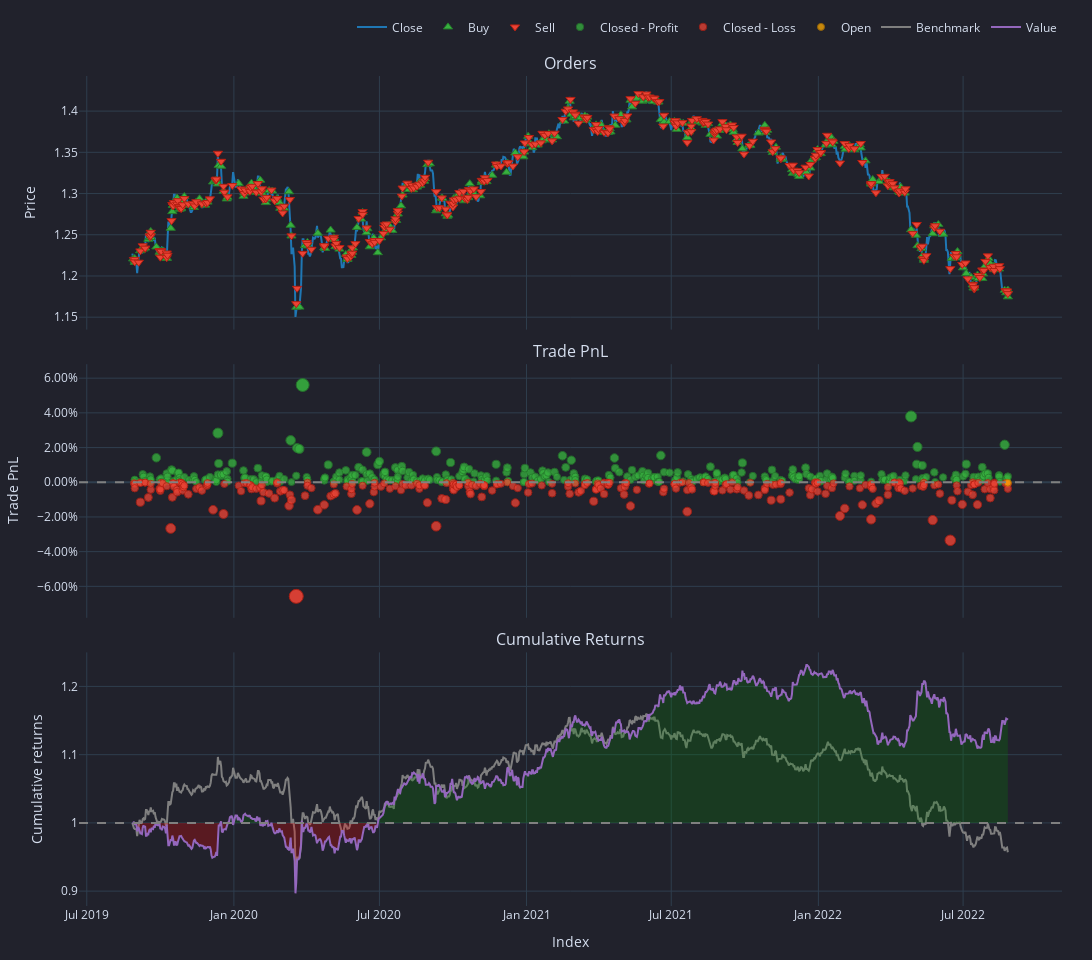

The notebook cell saved with this chart:
### Code cell
# pf_2_bb_custom.plot().show() ## This takes too long (30 secs) as it uses 5m timeframe
pf_2_bb_custom.resample("1d").plot().show()

### Figure 1 — Plotly figure (JSON) as saved in the notebook; plotly's stock layout.template omitted (floating-point values rounded to 4 significant figures; data arrays with more than 128 entries replaced by an {"elided": "..."} marker saying what was removed)
{"data": [{"legendgroup": "0", "line": {"color": "#1f77b4"}, "mode": "lines", "name": "Close", "showlegend": true, "type": "scatter", "uid": "78d4548d-9f65-4edf-b2ef-51fa31714520", "x": {"elided": "1096 str values"}, "xaxis": "x", "y": {"elided": "1096 float values"}, "yaxis": "y"}, {"customdata": {"elided": "330x9 mixed values"}, "hovertemplate": "<br>Order Id: %{customdata[0]}\n<br>Signal Index: %{customdata[1]}\n<br>Creation Index: %{customdata[2]}\n<br>Fill Index: %{customdata[3]}\n<br>Size: %{customdata[4]:,}\n<br>Price: %{customdata[5]:,}\n<br>Fees: %{customdata[6]:,}\n<br>Type: %{customdata[7]}\n<br>Stop Type: %{customdata[8]}", "marker": {"color": "#37B13F", "line": {"color": "rgb(38,123,44)", "width": 1}, "size": 8, "symbol": "triangle-up"}, "mode": "markers", "name": "Buy", "type": "scatter", "uid": "8283a7ba-f9ce-4764-af63-664f6cc907a0", "x": {"elided": "330 str values"}, "xaxis": "x", "y": {"elided": "330 float values"}, "yaxis": "y"}, {"customdata": {"elided": "329x9 mixed values"}, "hovertemplate": "<br>Order Id: %{customdata[0]}\n<br>Signal Index: %{customdata[1]}\n<br>Creation Index: %{customdata[2]}\n<br>Fill Index: %{customdata[3]}\n<br>Size: %{customdata[4]:,}\n<br>Price: %{customdata[5]:,}\n<br>Fees: %{customdata[6]:,}\n<br>Type: %{customdata[7]}\n<br>Stop Type: %{customdata[8]}", "marker": {"color": "#EA4335", "line": {"color": "rgb(181,31,18)", "width": 1}, "size": 8, "symbol": "triangle-down"}, "mode": "markers", "name": "Sell", "type": "scatter", "uid": "6f43988e-3d1d-4dfc-bd84-8004387aa0d7", "x": {"elided": "329 str values"}, "xaxis": "x", "y": {"elided": "329 float values"}, "yaxis": "y"}, {"customdata": {"elided": "379x5 mixed values"}, "hovertemplate": "<br>Exit Trade Id: %{customdata[0]}\n<br>Position Id: %{customdata[1]}\n<br>Exit Index: %{customdata[2]}\n<br>PnL: %{customdata[3]:,}\n<br>Return: %{customdata[4]:,%}", "marker": {"color": "#37B13F", "line": {"color": "rgb(38,123,44)", "width": 1}, "opacity": {"elided": "379 float values"}, "size": {"elided": "379 float values"}, "symbol": "circle"}, "mode": "markers", "name": "Closed - Profit", "type": "scatter", "uid": "fc58921f-91ae-4065-8573-de69d4d2e1ef", "x": {"elided": "379 str values"}, "xaxis": "x2", "y": {"elided": "379 float values"}, "yaxis": "y2"}, {"customdata": {"elided": "279x5 mixed values"}, "hovertemplate": "<br>Exit Trade Id: %{customdata[0]}\n<br>Position Id: %{customdata[1]}\n<br>Exit Index: %{customdata[2]}\n<br>PnL: %{customdata[3]:,}\n<br>Return: %{customdata[4]:,%}", "marker": {"color": "#EA4335", "line": {"color": "rgb(181,31,18)", "width": 1}, "opacity": {"elided": "279 float values"}, "size": {"elided": "279 float values"}, "symbol": "circle"}, "mode": "markers", "name": "Closed - Loss", "type": "scatter", "uid": "4e1c4cb4-632b-4050-b715-d75352986723", "x": {"elided": "279 str values"}, "xaxis": "x2", "y": {"elided": "279 float values"}, "yaxis": "y2"}, {"customdata": [["658", "658", "2022-08-26 00:00:00+00:00", -32.84, -0.0002852]], "hovertemplate": "<br>Exit Trade Id: %{customdata[0]}\n<br>Position Id: %{customdata[1]}\n<br>Exit Index: %{customdata[2]}\n<br>PnL: %{customdata[3]:,}\n<br>Return: %{customdata[4]:,%}", "marker": {"color": "#FFAA00", "line": {"color": "rgb(178,118,0)", "width": 1}, "opacity": [0.7506], "size": [7.03], "symbol": "circle"}, "mode": "markers", "name": "Open", "type": "scatter", "uid": "87e084aa-f4d8-48d5-8a79-84c14fc6b785", "x": ["2022-08-26T00:00:00+00:00"], "xaxis": "x2", "y": [-0.0002852], "yaxis": "y2"}, {"legendgroup": "1", "line": {"color": "#7f7f7f"}, "mode": "lines", "name": "Benchmark", "showlegend": true, "type": "scatter", "uid": "0328db23-128b-4f71-b0e1-6a033c7b0766", "x": {"elided": "1096 str values"}, "xaxis": "x3", "y": {"elided": "1096 float values"}, "yaxis": "y3"}, {"hoverinfo": "skip", "line": {"color": "rgba(0, 0, 0, 0)", "width": 0}, "mode": "lines", "opacity": 0, "showlegend": false, "type": "scatter", "uid": "26ae60d6-cfbc-4105-b1c9-3c73c6476bd5", "x": {"elided": "1096 str values"}, "xaxis": "x3", "y": {"elided": "1096 int values"}, "yaxis": "y3"}, {"connectgaps": false, "fill": "tonexty", "fillcolor": "rgba(0, 128, 0, 0.25)", "hoverinfo": "skip", "line": {"color": "rgba(0, 0, 0, 0)", "width": 0}, "mode": "lines", "opacity": 0, "showlegend": false, "type": "scatter", "uid": "af192264-07ca-4764-849f-5ce429a702da", "x": {"elided": "1096 str values"}, "xaxis": "x3", "y": {"elided": "1096 float values"}, "yaxis": "y3"}, {"hoverinfo": "skip", "line": {"color": "rgba(0, 0, 0, 0)", "width": 0}, "mode": "lines", "opacity": 0, "showlegend": false, "type": "scatter", "uid": "59889b3a-8e75-49b0-83c6-302c8eaa2d10", "x": {"elided": "1096 str values"}, "xaxis": "x3", "y": {"elided": "1096 int values"}, "yaxis": "y3"}, {"connectgaps": false, "fill": "tonexty", "fillcolor": "rgba(255, 0, 0, 0.25)", "hoverinfo": "skip", "line": {"color": "rgba(0, 0, 0, 0)", "width": 0}, "mode": "lines", "opacity": 0, "showlegend": false, "type": "scatter", "uid": "c47fc80b-c517-46c4-ab6a-dce7a19b98ff", "x": {"elided": "1096 str values"}, "xaxis": "x3", "y": {"elided": "1096 float values"}, "yaxis": "y3"}, {"legendgroup": "2", "line": {"color": "#9467bd"}, "mode": "lines", "name": "Value", "showlegend": true, "type": "scatter", "uid": "d402a4bb-d347-4f47-9465-161caf4c2812", "x": {"elided": "1096 str values"}, "xaxis": "x3", "y": {"elided": "1096 float values"}, "yaxis": "y3"}, {"hoverinfo": "skip", "line": {"color": "rgba(0, 0, 0, 0)", "width": 0}, "mode": "lines", "opacity": 0, "showlegend": false, "type": "scatter", "uid": "514af762-0337-4a33-9133-7d4617b47474", "x": {"elided": "1096 str values"}, "xaxis": "x3", "y": {"elided": "1096 int values"}, "yaxis": "y3"}], "layout": {"annotations": [{"font": {"size": 16}, "showarrow": false, "text": "Orders", "x": 0.5, "xanchor": "center", "xref": "paper", "y": 1, "yanchor": "bottom", "yref": "paper"}, {"font": {"size": 16}, "showarrow": false, "text": "Trade PnL", "x": 0.5, "xanchor": "center", "xref": "paper", "y": 0.6528, "yanchor": "bottom", "yref": "paper"}, {"font": {"size": 16}, "showarrow": false, "text": "Cumulative Returns", "x": 0.5, "xanchor": "center", "xref": "paper", "y": 0.3056, "yanchor": "bottom", "yref": "paper"}], "height": 960, "legend": {"orientation": "h", "traceorder": "normal", "x": 1, "xanchor": "right", "y": 1.042, "yanchor": "bottom"}, "margin": {"b": 30, "l": 30, "r": 30, "t": 30}, "shapes": [{"line": {"color": "gray", "dash": "dash"}, "type": "line", "x0": 0, "x1": 1, "xref": "paper", "y0": 0, "y1": 0, "yref": "y2"}, {"line": {"color": "gray", "dash": "dash"}, "type": "line", "x0": 0, "x1": 1, "xref": "paper", "y0": 1, "y1": 1, "yref": "y3"}], "showlegend": true, "width": 1330, "xaxis": {"anchor": "y", "domain": [0, 1], "matches": "x3", "showticklabels": false}, "xaxis2": {"anchor": "y2", "domain": [0, 1], "matches": "x3", "showticklabels": false}, "xaxis3": {"anchor": "y3", "domain": [0, 1], "title": {"text": "Index"}}, "yaxis": {"anchor": "x", "domain": [0.6944, 1], "title": {"text": "Price"}}, "yaxis2": {"anchor": "x2", "domain": [0.3472, 0.6528], "tickformat": ".2%", "title": {"text": "Trade PnL"}}, "yaxis3": {"anchor": "x3", "domain": [0, 0.3056], "title": {"text": "Cumulative returns"}}}}
